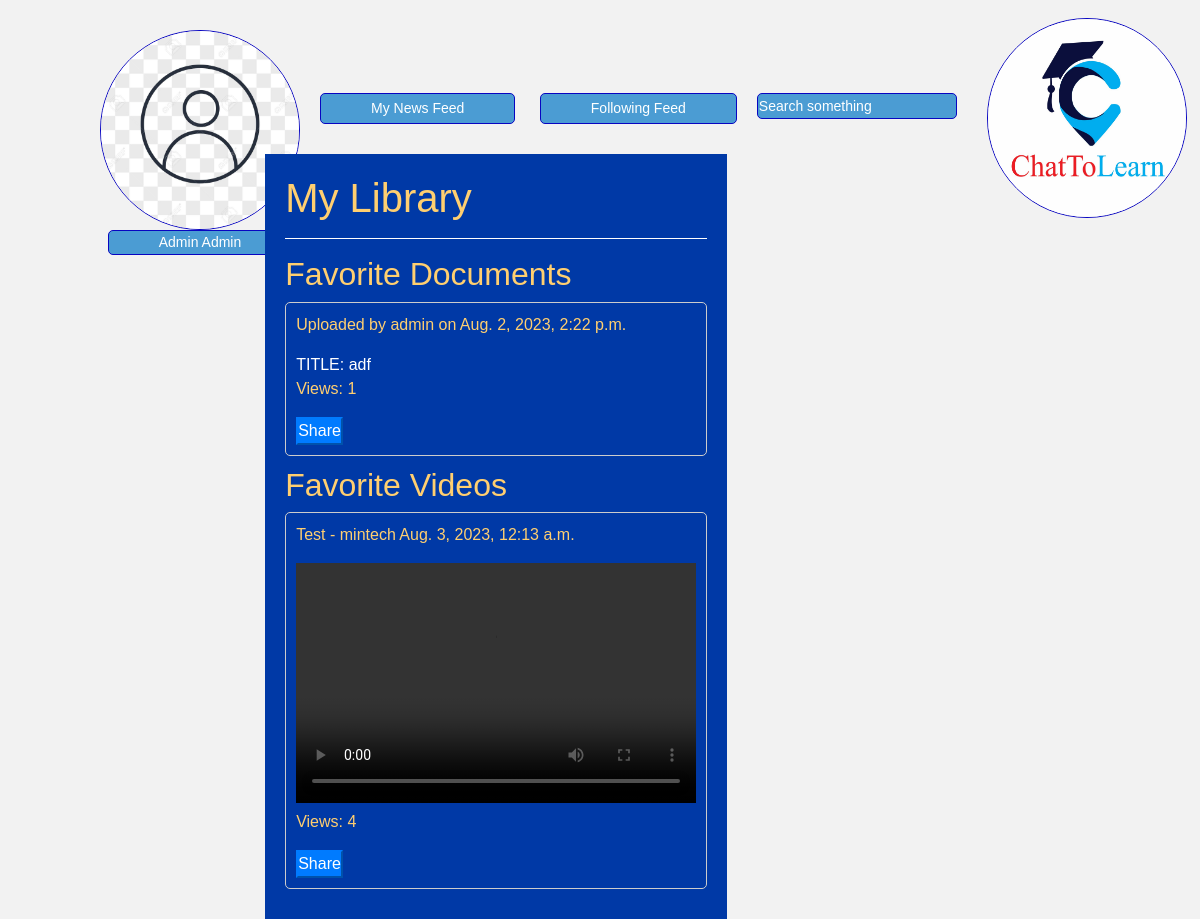
Page /my_library (signed in) on the committed database.
### minsocial/models.py (models this page shows, shortened)
class User(AbstractUser):
    profile_pics = models.ImageField(upload_to='profile_pics/', null=True, blank=True)
    phone_number = models.CharField(max_length=20, null=True, blank=True)
    about = models.TextField(null=True, blank=True)

class FavoriteDocument(models.Model):
    user = models.ForeignKey(User, on_delete=models.CASCADE)
    document = models.ForeignKey('LibraryDocument', on_delete=models.CASCADE)

class LibraryDocument(models.Model):
    title = models.CharField(max_length=100)
    category = models.ForeignKey(LibraryCategory, on_delete=models.CASCADE, blank=True, null=True)
    file = models.FileField(upload_to='library/documents/')
    views = models.PositiveIntegerField(default=0)
    viewers_ip = models.TextField(blank=True)
    upload_date = models.DateTimeField(auto_now_add=True)
    uploader = models.ForeignKey(User, on_delete=models.CASCADE)

class FavoriteVideo(models.Model):
    user = models.ForeignKey(User, on_delete=models.CASCADE)
    video = models.ForeignKey('Video', on_delete=models.CASCADE)

class Video(models.Model):
    title = models.CharField(max_length=100)
    category = models.ForeignKey(LibraryCategory, on_delete=models.CASCADE, blank=True, null=True)
    file = models.FileField(upload_to='library/videos/')
    views = models.PositiveIntegerField(default=0)
    viewers_ip = models.TextField(blank=True)
    upload_date = models.DateTimeField(auto_now_add=True)
    uploader = models.ForeignKey(User, on_delete=models.CASCADE)

### minsocial/views.py (the view)
# urls.py: path("my_library", views.my_library, name="my_library"),
def my_library(request):
    if not request.user.is_authenticated:
        return render(request, "network/error.html")
    user = request.user
    favorite_documents = FavoriteDocument.objects.filter(user=user)
    favorite_videos = FavoriteVideo.objects.filter(user=user)
    return render(request, 'network/my_library.html', {
        'favorite_documents': favorite_documents,
        'favorite_videos': favorite_videos,
    })

### minsocial/templates/network/my_library.html (shortened to what this page needs)
{% extends "network/layout.html" %}
{% block body %}
{% include 'network/sidebar.html' %}
<div class="content">
    <div class="post">
        <div style="margin-top: -110px; z-index: 2000; position: absolute; background-color: #0039a6;" class="announcement-button" class="card">
            <div style="color: #FFCF70;" class="card-body">
<h1>My Library</h1>
<hr style="border-color: white;">
<h2>Favorite Documents</h2>
{% for favorite_document in favorite_documents %}
<div class="document-border">
    <p>Uploaded by {{ favorite_document.document.uploader.username }} on {{ favorite_document.document.upload_date }}</p>
    <a href="{{ favorite_document.document.file.url }}"><span style="color: white;">TITLE: {{ favorite_document.document.title }}</span></a>
    <br>
    <p>Views: {{ favorite_document.document.views }}</p>
    <button class="btn-primary" onclick="shareFile('https:\//mintechy.pythonanywhere.com{{ favorite_document.document.file.url }}')">Share</button>
</div>
{% endfor %}
<h2>Favorite Videos</h2>
{% for favorite_video in favorite_videos %}
<div class="video-border">
    <p>{{ favorite_video.video.title }} - {{ favorite_video.video.uploader.username }} {{favorite_video.video.upload_date}}</p>
    <video width="400" height="240" controls>
        <source src="{{ favorite_video.video.file.url }}" type="video/mp4">
        <source src="{{ favorite_video.video.file.webm }}" type="video/webm">
        <source src="{{ favorite_video.video.file.ogg }}" type="video/ogg">
    </video>
    <p>Views: {{ favorite_video.video.views }}</p>
    <button class="btn-primary" onclick="shareFile('https:\//mintechy.pythonanywhere.com{{ favorite_video.video.file.url }}')">Share</button>
</div>
{% endfor %}
</div>
</div>
    </div>
</div>
{% include "network/share.html" %}
{% endblock %}

### minsocial/templates/network/sidebar.html (shortened to what this page needs)
<div class="index-container">
    <div class="profile-container">
        {% if user.profile_pics %}
            <a href="{% url 'profile' user_id=user.id %}">
                <img src="{{ user.profile_pics.url }}" class="index-circle-image">
            </a>
        {% else %}
            <a href="{% url 'profile' user_id=user.id %}">
                <img src="/media/post_image/nodp.jpg" class="index-circle-image">
            </a>
        {% endif %}
        <button class="profile-button">{{ user.first_name }} {{user.last_name}}</button>
    </div>
    <div class="button-container">
      <div class="feed-and-search-button">
        <div class="feed-buttons">
            <button class="feed-button">My News Feed</button>
            <button class="feed-button">Following Feed</button>
        </div>
        <div class="search-form">
            <form action="{% url 'search' %}" method="get">
                <input style="padding: 0.5%;" class="feed-button" type="text" name="q" placeholder="Search something" />
            </form>
        </div>
    </div>
    </div>
    <div class="chatlogo-container">
        <img src="media/post_image/chatlogo.jpg" alt="Chat Logo" class="index-circle-image">
    </div>
</div>
    <div class="container">
        <div class="nav-item">
            <button id="menu-link" class="nav-link menu-link">Open Menu</button>
        </div>

### minsocial/static/network/styles.css (style rules this page uses)
body { font-family: Arial, sans-serif; margin: 0; padding: 0; z-index: 2000; background-color: #f2f2f2; }
.search-form { margin-bottom: 20px; }
.search-form input[type="text"] { padding: 5px; width: 200px; }
* { margin: 0; padding: 0; box-sizing: border-box; }
@media screen and (min-width: 769px) { .index-container { margin: 0 ; } }
.card-body { color: black }
.container { margin-bottom: 20px; }
.document-border { border: 1px solid #ccc; border-radius: 5px; padding: 10px; margin-bottom: 10px; }
.video-border { border: 1px solid #ccc; border-radius: 5px; padding: 10px; margin-bottom: 10px; }
.index-container { position: fixed; display: flex; z-index: 1000; margin-top: 30px; align-items: center; margin-left: 400px; }
.profile-container { display: flex; flex-direction: column; align-items: center; margin-left: -300px; }
.button-container { display: flex; flex-direction: column; align-items: center; margin-top: 20px; }
.chatlogo-container { margin-top: -50px; margin-left: 30px; }
.index-circle-image { width: 200px; height: 200px; border: 0.5px solid #0805c1; border-radius: 50%; overflow: hidden; }
.profile-button { background-color: #4B9CD3; border: 0.5px solid #0805c1; border-radius: 5px; padding: 1px 50px; color: white; font-size: 14px; font-family: Arial, sans-serif; }
.feed-button::placeholder { color: white; }
.feed-button, .search-button, .thought-button { background-color: #4B9CD3; border: 0.5px solid #0805c1; cursor: pointer; color: white; border-radius: 5px; padding: 4px 50px; margin-left: 20px; font-size: 14px; font-family: Arial, sans-serif; }
.feed-and-search-button { display: flex; }
.feed-buttons { flex: 6; }
.search-form { flex: 2; }
a { color: inherit; text-decoration: none; }
.container { display: flex; }
.content { flex: 1; margin-top: 22%; padding: 10px; box-sizing: border-box; margin-left: 120px; width: 200%; }
.post { padding: 10px; margin-bottom: 20px; }
.menu-link { cursor: pointer; margin-top: 280px; background-color: #4B9CD3; border: 0.5px solid #0805c1; cursor: pointer; color: white; border-radius: 5px; padding: 4px 50px; margin-left: -95px; font-size: 14px; font-family: Arial, sans-serif; }

### rows in the picture
User: first_name "Admin", last_name "Admin"
FavoriteDocument: document.uploader.username "admin", document.upload_date "Aug. 2, 2023, 2:22 p.m.", document "adf", document.views "1"
FavoriteVideo: video "Test", video.uploader.username "mintech", video.upload_date "Aug. 3, 2023, 12:13 a.m.", video.views "4"
